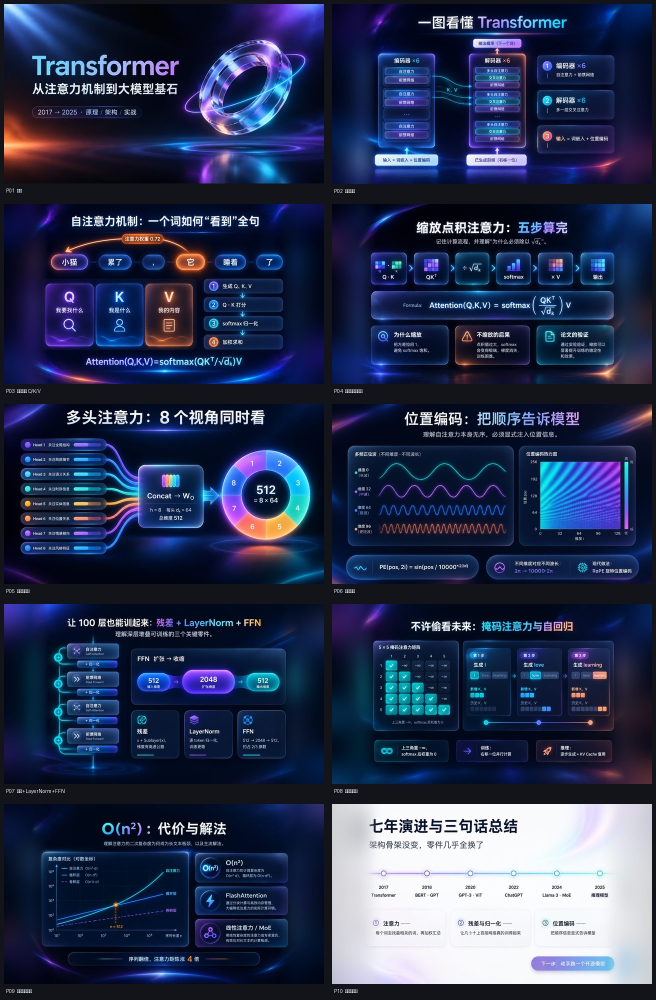
#> input picture examples/transformer-glass/contact-sheet.jpg, 1312 x 2000 px (shown at 1/2 size)
$ python -i img_providers.py   (imports and definitions only)
#> lines starting #> are read from the running program, lines starting #| are printed output that depends on the picture
#!/usr/bin/env python3
# -*- coding: utf-8 -*-
"""slide-forge 生图后端抽象。

支持四种后端（都返回同一份结果结构，便于统一重试与记账）：

  openai-images      POST {base}/v1/images/generations        （gpt-image-1 / 1.5 / 2 / 2.5 等）
  chat-image         POST {base}/v1/chat/completions          （modalities=["image","text"] 的中转站）
  openrouter-images  POST {base}/api/v1/images                （google/gemini-*-image 等原生 16:9）
  editppt-cli        调用 `editppt image generate`            （复用 ~/.editppt 的配置与回退链）

密钥只从环境变量或 ~/.slideforge/config.json 读取，绝不写入仓库或产物。
"""

from __future__ import annotations

import base64
import json
import os
import subprocess
import sys
import tempfile
import time
import urllib.error
import urllib.request
from dataclasses import dataclass, field, asdict

PROVIDERS = ("openai-images", "chat-image", "openrouter-images", "editppt-cli")

DEFAULT_BASE = {
    "openai-images": "https://api.openai.com",
    "chat-image": "https://api.openai.com",
    "openrouter-images": "https://openrouter.ai",
}
DEFAULT_MODEL = {
    "openai-images": "gpt-image-2",
    "chat-image": "gpt-image-2",
    "openrouter-images": "google/gemini-3.1-flash-image",
    "editppt-cli": "gpt-image-2",
}
CONFIG_PATH = os.path.join(os.path.expanduser("~"), ".slideforge", "config.json")
# 已经配好 editppt 的机器上可以直接复用它的密钥，不必再配一套
EDITPPT_CONFIG_PATH = os.path.join(os.path.expanduser("~"), ".editppt", "config.yaml")
_EDITPPT_KEY_FIELDS = ("OPENAI_API_KEY", "OPENAI_BASE_URL", "IMAGE_TO_EDITABLE_PPT_IMAGE_MODEL",
                       "PADDLE_OCR_TOKEN")


class ImageError(RuntimeError):
    pass


@dataclass
class ImageConfig:
    provider: str = "openai-images"
    model: str = "gpt-image-2"
    api_key: str = ""
    base_url: str = ""
    size: str = "1536x1024"
    quality: str = "medium"
    fit: str = "auto"
    aspect: str = "16:9"
    resolution: str = "2K"
    timeout: int = 600
    api_mode: str = "images"
    extra: dict = field(default_factory=dict)

    # [152 lines left out: functions to_dict, _config_file, editppt_config, resolve_config, doctor_report, _url and 2 more, not called in this run]


def _download(url: str, timeout: int = 600) -> bytes:
    with urllib.request.urlopen(url, timeout=timeout) as response:
        return response.read()


# [9 lines left out: function _cost_of, not called in this run]


# --------------------------------------------------------------------------- #
# 16:9 适配（移植自 glassdeck/gen_relay_slides.py 的已验证实现）
# --------------------------------------------------------------------------- #
def to_169(path: str, mode: str = "auto") -> tuple[int, int]:
    """把生成图适配成 16:9。auto=内容能进就裁切、否则模糊羽化补边；pad/crop/none 为强制模式。"""
#> called with mode = 'auto'
    if mode == "none":
        from PIL import Image
        with Image.open(path) as opened:
            return opened.size
    from PIL import Image, ImageFilter
    import numpy as np

    with Image.open(path) as opened:
#> opened is the input picture: PIL image 1312x2000 RGB; mean R, G, B 42.2, 52.1, 82.4
        image = opened.convert("RGB")
    width, height = image.size
#> width = 1312; height = 2000
    target_width = int(round(height * 16 / 9))
#> target_width = 3556
    if mode == "auto":
        gray = np.asarray(image.convert("L"), dtype=float)
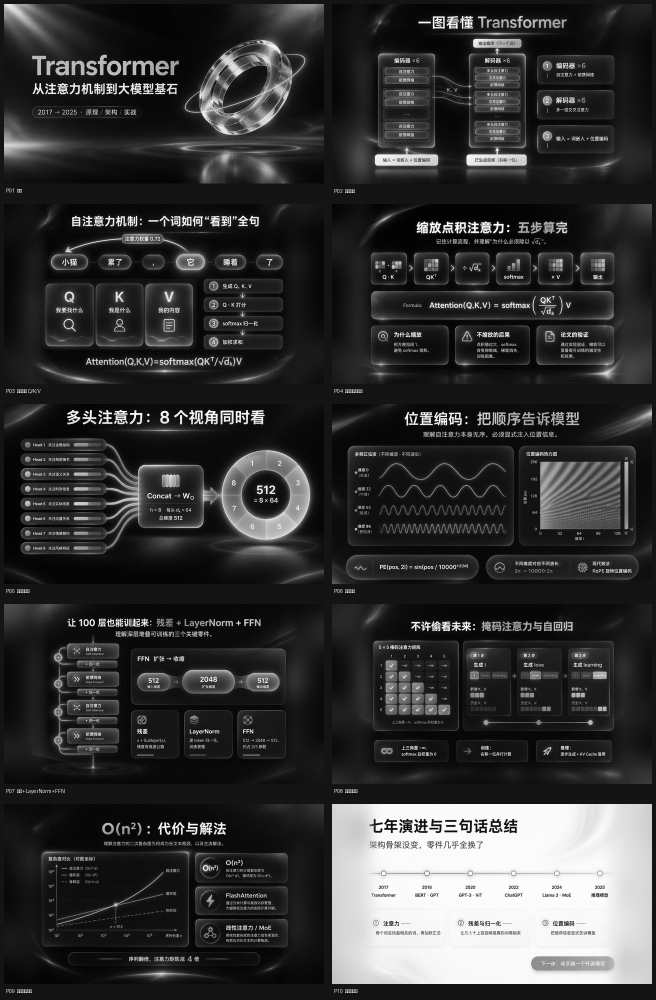
#> gray: shape (2000, 1312) float64 (shown at 1/2 size); min 0, max 255, mean 52.6
        counts = (gray > 100).sum(axis=1)
#> counts = 2000 values, max 743 at index 1666, min 0 at index 0, mean 201.4
        rows = np.where(counts > 6)[0]
#> rows = 1603 values from 8 to 1985
        target_h = int(round(width / (16 / 9)))
#> target_h = 738
        if len(rows) and (rows.max() - rows.min()) <= target_h - 16:
            center = (rows.min() + rows.max()) // 2
            y0 = int(min(max(center - target_h // 2, 0), height - target_h))
            out = image.crop((0, y0, width, y0 + target_h))
            out.save(path)
            return out.size
        mode = "pad"
    if mode == "crop":
        target_h = int(round(width / (16 / 9)))
        if height > target_h:
            top = int((height - target_h) / 2)
            image = image.crop((0, top, width, top + target_h))
        elif height < target_h:
            target_w = int(round(height * 16 / 9))
            left = int((width - target_w) / 2)
            image = image.crop((left, 0, left + target_w, height))
        image.save(path)
        return image.size
    # pad：整图放大模糊做底 + 羽化过渡，无缝补到 16:9（不丢任何内容）
    if target_width <= width:
        target_h = int(round(width / (16 / 9)))
        top = int((height - target_h) / 2)
        image = image.crop((0, top, width, top + target_h))
        image.save(path)
        return image.size
    background = image.resize((target_width, height), Image.LANCZOS).filter(ImageFilter.GaussianBlur(70))
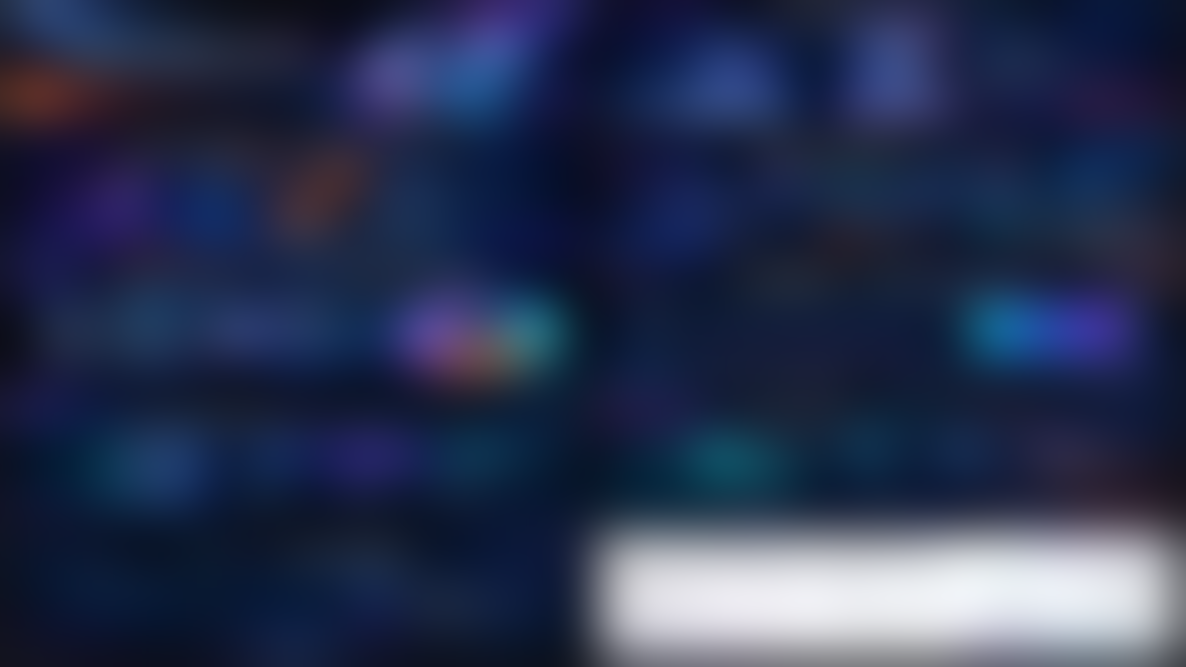
#> background: PIL image 3556x2000 RGB (shown at 1/3 size); mean R, G, B 41.5, 51.3, 81
    canvas = background.copy()
    feather = 110
    alpha = np.ones((height, width), np.float32)
    alpha[:, :feather] = np.linspace(0, 1, feather) ** 1.4
    alpha[:, -feather:] = np.linspace(1, 0, feather) ** 1.4
    canvas.paste(image, ((target_width - width) // 2, 0),
                 Image.fromarray((alpha * 255).astype(np.uint8)))
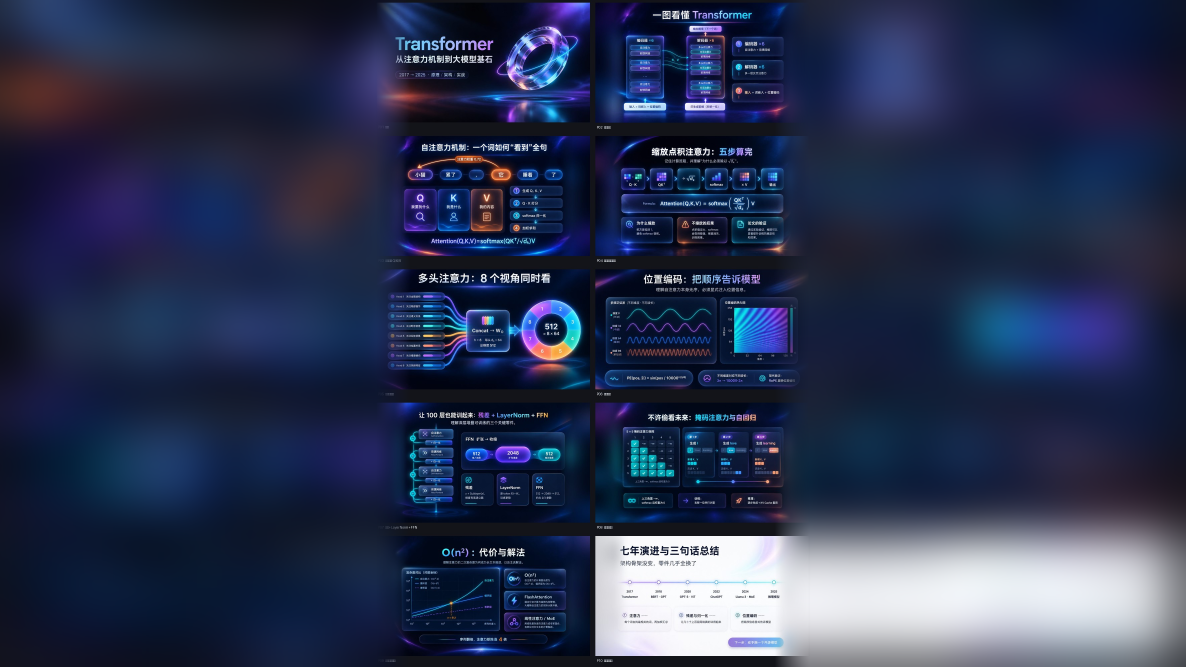
#> canvas: PIL image 3556x2000 RGB (shown at 1/3 size); mean R, G, B 42.5, 51.8, 81.2
    array = np.asarray(canvas, dtype=np.float32)
    xs = np.arange(target_width)
#> xs = 3556 values from 0 to 3555
    weight = np.clip((np.abs(xs - target_width / 2) - width / 2 + 140) / 420, 0, 1)[None, :, None]
    canvas = Image.fromarray((array * (1 - 0.22 * weight)).astype(np.uint8))
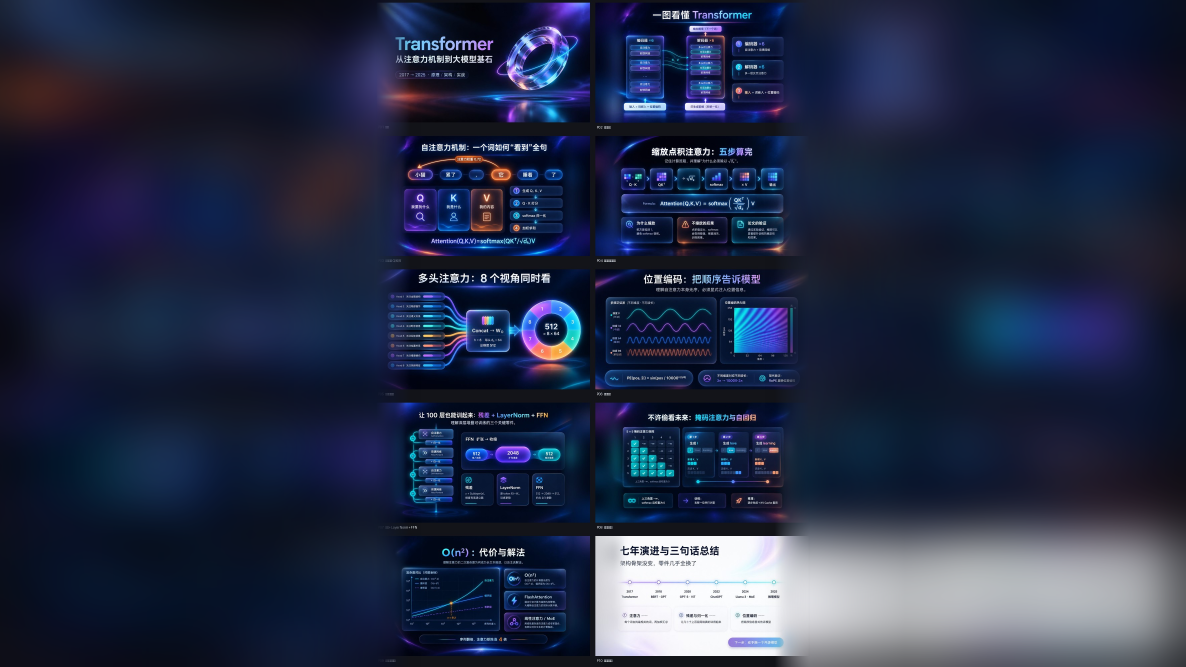
#> canvas: PIL image 3556x2000 RGB (shown at 1/3 size); mean R, G, B 36.7, 44.8, 70.5
    canvas.save(path)
    return canvas.size


# --------------------------------------------------------------------------- #
# 生成
# --------------------------------------------------------------------------- #
# [130 lines left out: functions build_request, generate, _generate_via_cli, _image_size, not called in this run]


# [3 lines not run here, left out]

>>> result = to_169('../examples/transformer-glass/contact-sheet.jpg')
#> result = (3556, 2000)
